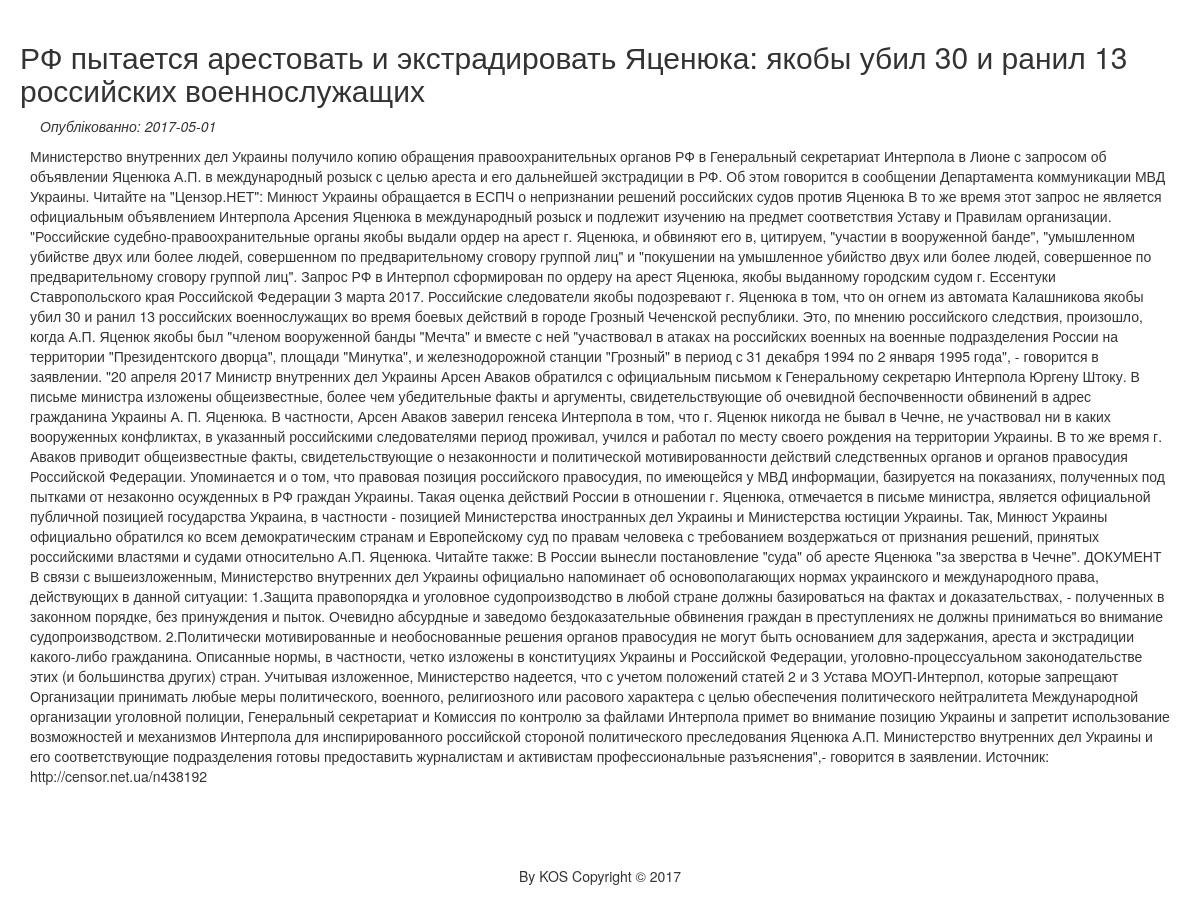
/new.php?id=6, run on the app's committed database.
### tables this page shows
CREATE TABLE `news` (
  `id` int(11) NOT NULL,
  `title` varchar(250) NOT NULL,
  `date` date NOT NULL,
  `content` text NOT NULL
);

### db.php (called while the page is built, shortened)
<?php
	function new_get($db, $id_new)
	{
		$query = $db->prepare("SELECT * FROM news WHERE id='$id_new'");
		$query->execute();
		$new= $query->fetchAll(PDO::FETCH_ASSOC);
	 	return $new;
	}
 ?>

### new.php (the view, shortened to what this page needs)
<!DOCTYPE html>
<html lang="en">
<head>
	<link rel="stylesheet" type="text/css" href="css/style.css" >
	<link rel="stylesheet" href="https://maxcdn.bootstrapcdn.com/bootstrap/3.3.7/css/bootstrap.min.css"
>
</head>
<body>
	<?php
		require_once("db.php");
		$connect = db_connect();
		$new = new_get($connect, $_GET['id']);
		foreach ($new as $data){
			echo '<h2>'.$data['title'].'</h2>';
			echo '<em>Опублікованно: '.$data['date'].'</em>';
			echo '<p>'.$data['content'].'</p><br>';
		}
	?>
	<footer>
		<p>By KOS Copyright &copy; 2017</p>
	</footer>
</body>
</body>
</html>

### css/style.css (style rules this page uses)
* { padding: 0; margin: 0; }
em { margin: 20px 20px; }
p { padding: 10px 10px; }
body { max-width: 100%; padding: 20px 20px; }
footer { text-align: center; padding: 30px 30px; }

### data on the page
news: title "РФ пытается арестовать и экстрадировать Яценюка: якобы убил 30 и ранил 13 российских военнослужащих", date "2017-05-01", content "Министерство внутренних дел Украины получило копию обращения правоохранительных органов РФ в Генеральный секретариат Интерпола в Лионе с запросом об объявлении Яценюка А.П. в международный розыск с целью ареста и его дальнейшей экстрадиции в РФ. Об этом говорится в сообщении Департамента коммуникации МВД Украины. Читайте на \"Цензор.НЕТ\": Минюст Украины обращается в ЕСПЧ о непризнании решений российских судов против Яценюка В то же время этот запрос не является официальным объявлением Интерпола Арсения Яценюка в международный розыск и подлежит изучению на предмет соответствия Уставу и Правилам организации. \"Российские судебно-правоохранительные органы якобы выдали ордер на арест г. Яценюка,…"
